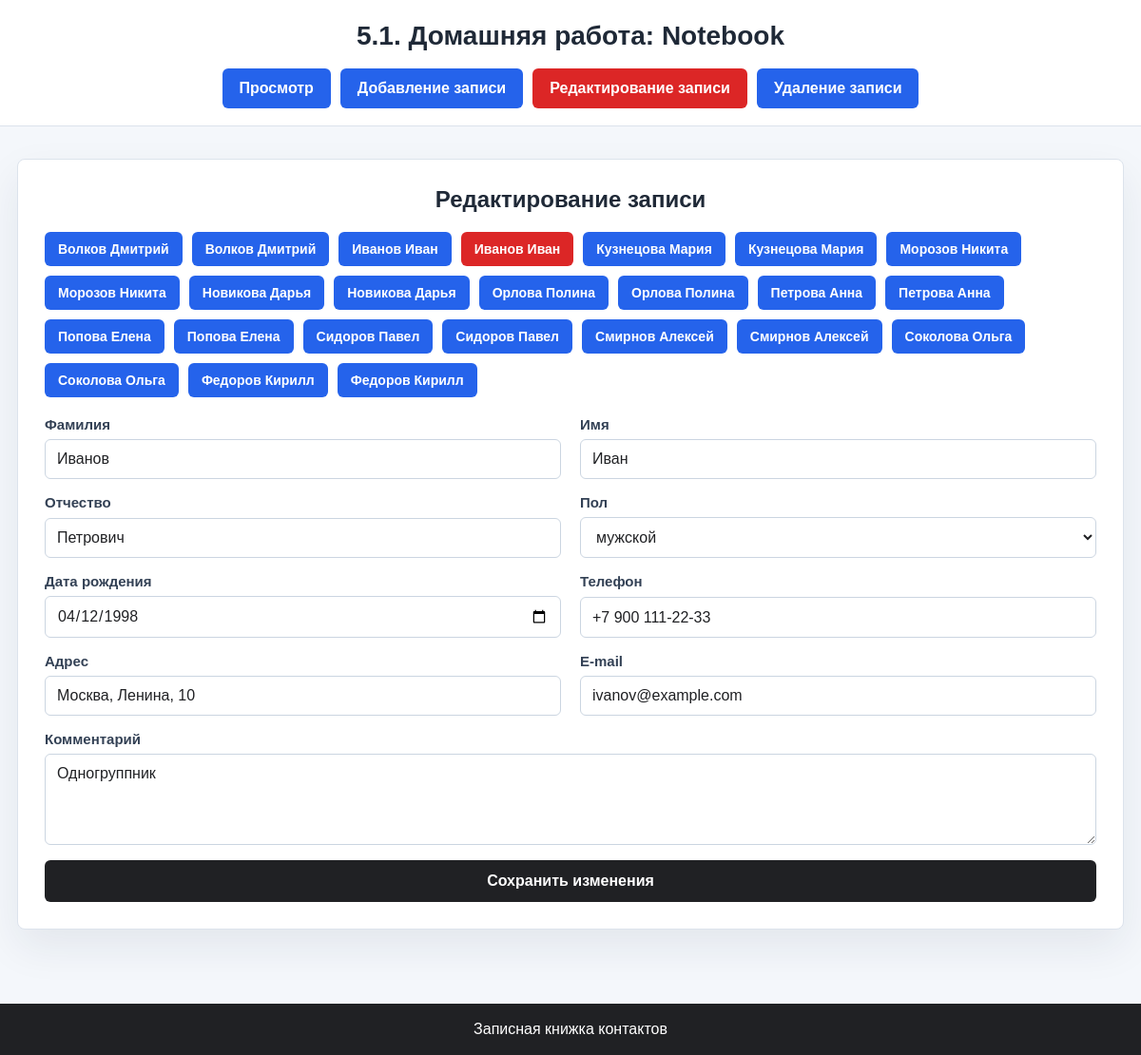
/index.php?page=edit&id=2, run on the app's committed database.
### tables this page shows
CREATE TABLE contacts (
            id INTEGER PRIMARY KEY AUTOINCREMENT,
            surname TEXT NOT NULL,
            name TEXT NOT NULL,
            patronymic TEXT NOT NULL DEFAULT "",
            gender TEXT NOT NULL,
            birth_date TEXT NOT NULL,
            phone TEXT NOT NULL,
            address TEXT NOT NULL,
            email TEXT NOT NULL,
            comment TEXT NOT NULL,
            created_at TEXT NOT NULL DEFAULT CURRENT_TIMESTAMP
        );

### edit.php (the view, shortened to what this page needs)
<?php
function editContent(): string
{
    $contacts = db()
        ->query('SELECT id, surname, name FROM contacts ORDER BY surname COLLATE NOCASE ASC, name COLLATE NOCASE ASC, id ASC')
        ->fetchAll();
    $ids = array_map(static fn (array $contact): int => (int) $contact['id'], $contacts);
    $currentId = (int) ($_GET['id'] ?? $ids[0]);
    $message = '';
    $statement = db()->prepare('SELECT * FROM contacts WHERE id = :id');
    $statement->execute([':id' => $currentId]);
    $currentContact = $statement->fetch();
    $links = '<div class="record-links">';
    foreach ($contacts as $contact) {
        $class = (int) $contact['id'] === $currentId ? ' class="current"' : '';
        $links .= '<a' . $class . ' href="index.php?page=edit&amp;id=' . (int) $contact['id'] . '">' . e($contact['surname'] . ' ' . $contact['name']) . '</a>';
    }
    $links .= '</div>';
    return '<section class="panel"><h2>Редактирование записи</h2>' . $links . $message . contactForm($currentContact, 'Сохранить изменения') . '</section>';
}

### index.php (shortened to what this page needs)
<?php
$title = '5.1. Домашняя работа: Notebook';
function db(): PDO
{
    static $pdo = null;
    if ($pdo instanceof PDO) {
        return $pdo;
    }
    $pdo = new PDO('sqlite:' . __DIR__ . '/notebook.sqlite');
    $pdo->setAttribute(PDO::ATTR_ERRMODE, PDO::ERRMODE_EXCEPTION);
    $pdo->setAttribute(PDO::ATTR_DEFAULT_FETCH_MODE, PDO::FETCH_ASSOC);
    $pdo->exec(
        'CREATE TABLE IF NOT EXISTS contacts (
            id INTEGER PRIMARY KEY AUTOINCREMENT,
            surname TEXT NOT NULL,
            name TEXT NOT NULL,
            patronymic TEXT NOT NULL DEFAULT "",
            gender TEXT NOT NULL,
            birth_date TEXT NOT NULL,
            phone TEXT NOT NULL,
            address TEXT NOT NULL,
            email TEXT NOT NULL,
            comment TEXT NOT NULL,
            created_at TEXT NOT NULL DEFAULT CURRENT_TIMESTAMP
        )'
    );
    $count = (int) $pdo->query('SELECT COUNT(*) FROM contacts')->fetchColumn();
    return $pdo;
}
function e(string $value): string
{
    return htmlspecialchars($value, ENT_QUOTES | ENT_SUBSTITUTE, 'UTF-8');
}
function currentPage(): string
{
    $allowed = ['view', 'add', 'edit', 'delete'];
    $page = isset($_GET['page']) ? (string) $_GET['page'] : 'view';
    return in_array($page, $allowed, true) ? $page : 'view';
}
function contactForm(array $contact, string $buttonText): string
{
    $gender = $contact['gender'] ?? '';
    return '<form class="contact-form" method="post">
        <label><span>Фамилия</span><input type="text" name="surname" value="' . e($contact['surname'] ?? '') . '" required></label>
        <label><span>Имя</span><input type="text" name="name" value="' . e($contact['name'] ?? '') . '" required></label>
        <label><span>Отчество</span><input type="text" name="patronymic" value="' . e($contact['patronymic'] ?? '') . '"></label>
        <label><span>Пол</span><select name="gender" required>
            <option value="">Выберите пол</option>
            <option value="мужской"' . ($gender === 'мужской' ? ' selected' : '') . '>мужской</option>
            <option value="женский"' . ($gender === 'женский' ? ' selected' : '') . '>женский</option>
        </select></label>
        <label><span>Дата рождения</span><input type="date" name="birth_date" value="' . e($contact['birth_date'] ?? '') . '" required></label>
        <label><span>Телефон</span><input type="text" name="phone" value="' . e($contact['phone'] ?? '') . '" required></label>
        <label><span>Адрес</span><input type="text" name="address" value="' . e($contact['address'] ?? '') . '" required></label>
        <label><span>E-mail</span><input type="email" name="email" value="' . e($contact['email'] ?? '') . '" required></label>
        <label class="wide"><span>Комментарий</span><textarea name="comment" rows="4">' . e($contact['comment'] ?? '') . '</textarea></label>
        <button class="form-btn" type="submit">' . e($buttonText) . '</button>
    </form>';
}
require_once __DIR__ . '/menu.php';
require_once __DIR__ . '/edit.php';
$page = currentPage();
$sort = isset($_GET['sort']) ? (string) $_GET['sort'] : 'created';
$paginationPage = max(1, (int) ($_GET['p'] ?? 1));
$content = match ($page) {
    'add' => addContent(),
    'edit' => editContent(),
    'delete' => deleteContent(),
    default => viewerContent($sort, $paginationPage),
};
?>
<!DOCTYPE html>
<html lang="ru">
<head>
    <link rel="stylesheet" href="style.css">
</head>
<body>
    <header class="page-header">
        <h1><?php echo e($title); ?></h1>
        <?php echo menu(); ?>
    </header>
    <main class="page-main">
        <?php echo $content; ?>
    </main>
    <footer class="page-footer">
        Записная книжка контактов
    </footer>
</body>
</html>

### style.css (style rules this page uses)
* { box-sizing: border-box; }
body { min-height: 100vh; margin: 0; display: flex; flex-direction: column; color: #1f2937; background: #f4f7fb; font-family: Arial, Helvetica, sans-serif; }
.page-header { padding: 22px 24px 18px; background: #ffffff; border-bottom: 1px solid #dce3ec; text-align: center; }
.page-header h1 { margin: 0 0 18px; font-size: 28px; }
.main-menu, .sort-menu, .record-links, .pagination { display: flex; justify-content: center; flex-wrap: wrap; gap: 10px; }
.main-menu a, .sort-menu a, .record-links a, .pagination a { display: inline-flex; align-items: center; justify-content: center; min-height: 40px; padding: 10px 16px; color: #ffffff; background: #2563eb; border: 2px solid transparent; border-radius: 6px; text-decoration: none; font-weight: 700; }
.main-menu a.active, .sort-menu a.active, .record-links a.current, .pagination a.active { background: #dc2626; }
.page-main { flex: 1; width: min(100%, 1200px); margin: 0 auto; padding: 34px 18px 78px; }
.panel { padding: 28px; background: #ffffff; border: 1px solid #dce3ec; border-radius: 8px; box-shadow: 0 18px 44px rgba(31, 42, 68, 0.08); }
.panel h2 { margin: 0 0 20px; text-align: center; }
.contact-form { display: grid; grid-template-columns: repeat(2, minmax(0, 1fr)); gap: 16px 20px; }
.contact-form label { display: grid; gap: 7px; }
.contact-form label.wide { grid-column: 1 / -1; }
.contact-form span { color: #334155; font-size: 15px; font-weight: 700; }
input, select, textarea { width: 100%; padding: 11px 12px; color: #202124; background: #ffffff; border: 1px solid #cbd5e1; border-radius: 6px; font: inherit; }
textarea { resize: vertical; }
.form-btn { grid-column: 1 / -1; min-height: 44px; padding: 12px 18px; color: #ffffff; background: #202124; border: 0; border-radius: 6px; font: 700 16px/1 Arial, Helvetica, sans-serif; cursor: pointer; }
.record-links { justify-content: flex-start; margin-bottom: 20px; }
.record-links a { min-height: 34px; padding: 8px 12px; font-size: 14px; }
.page-footer { padding: 18px; color: #ffffff; background: #202124; text-align: center; }

### data on the page
contacts: surname+name "Волков Дмитрий"
contacts: surname+name "Волков Дмитрий"
contacts: surname+name "Иванов Иван"
contacts: surname+name "Иванов Иван", surname "Иванов", name "Иван", patronymic "Петрович", gender "мужской", birth_date "04/12/1998", phone "+7 900 111-22-33", address "Москва, Ленина, 10", email "ivanov@example.com", comment "Одногруппник"
contacts: surname+name "Кузнецова Мария"
contacts: surname+name "Кузнецова Мария"
contacts: surname+name "Морозов Никита"
contacts: surname+name "Морозов Никита"
contacts: surname+name "Новикова Дарья"
contacts: surname+name "Новикова Дарья"
contacts: surname+name "Орлова Полина"
contacts: surname+name "Орлова Полина"
contacts: surname+name "Петрова Анна"
contacts: surname+name "Петрова Анна"
contacts: surname+name "Попова Елена"
contacts: surname+name "Попова Елена"
contacts: surname+name "Сидоров Павел"
contacts: surname+name "Сидоров Павел"
contacts: surname+name "Смирнов Алексей"
contacts: surname+name "Смирнов Алексей"
contacts: surname+name "Соколова Ольга"
contacts: surname+name "Соколова Ольга"
contacts: surname+name "Федоров Кирилл"
contacts: surname+name "Федоров Кирилл"

### other printed values
$title "5.1. Домашняя работа: Notebook"
$label "Просмотр"
$label "Добавление записи"
$label "Редактирование записи"
$label "Удаление записи"
$buttonText "Сохранить изменения"
